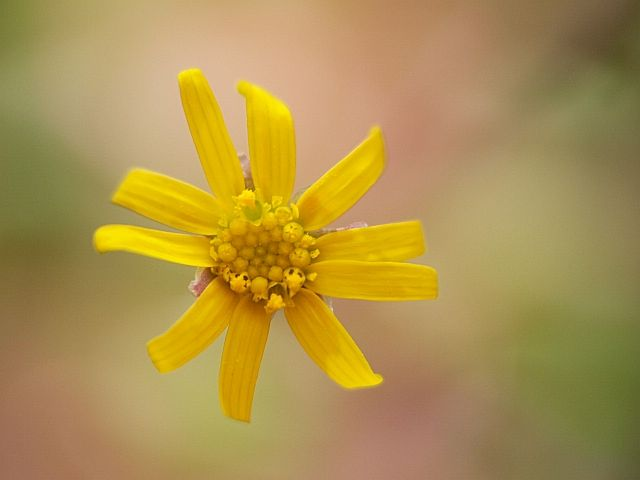
#> input picture datas/f1.jpg, 640 x 480 px
$ jupyter execute --allow-errors '06-PyCUDA-图像处理-灰度图像二值化.ipynb'   (shell and % lines are left out)
#> lines starting #> are read from the running program, lines starting #| are printed output that depends on the picture
# PyCUDA 图像处理 灰度图像二值化

[cell 1]
import pycuda.autoinit
import pycuda.driver as drv
import numpy as np
from pycuda.compiler import SourceModule
import string
import cv2
import matplotlib.pyplot as plt
from matplotlib import  animation

[cell 2]
def load_kernel_from_file(fname,kname):
    sources = None
    kernel = None
    with open(fname,encoding='utf-8') as f:
        sources = f.read() # 通过str函数转换为unicode编码
        sm = SourceModule(str(sources))
        kernel = sm.get_function(kname)
    return kernel

def load_kernel_from_string(sources,kname):
    sm = SourceModule(str(sources))
    kernel = sm.get_function(kname)
    return kernel

#> (a cell that did not finish here is left out)

[cell 4]
src = cv2.imread('../../datas/f1.jpg',0)
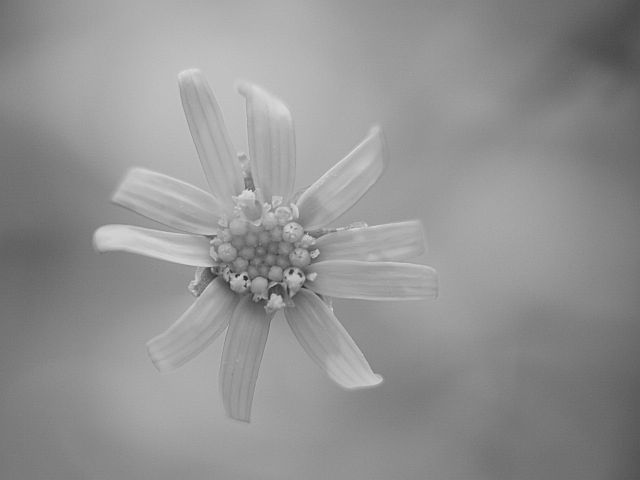
#> src: shape (480, 640); min 34, max 226, mean 146.3

[cell 5]
dst = np.zeros_like(src)

[cell 6]
rows,cols = src.shape
#> rows = 480; cols = 640
block = (32,32,1)
grid = (int(cols / block[0]),int(rows / block[1]), 1)
#> grid = (20, 15, 1)

#> (a cell that did not finish here is left out)

[cell 8]
plt.subplot(121)
plt.imshow(src,'gray')
plt.title('SRC')
plt.subplot(122)
plt.imshow(dst,'gray')
plt.title('Threshold')
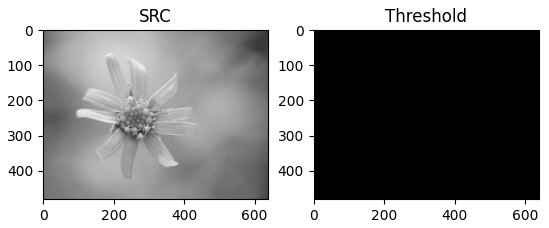
#> figure drawn by matplotlib, 2 panels

[cell 9]
dst = np.zeros_like(src)

#> (a cell that did not finish here is left out)

[cell 11]
plt.subplot(121)
plt.imshow(src,'gray')
plt.title('SRC')
plt.subplot(122)
plt.imshow(dst,'gray')
plt.title('Multi-Threshold')

$ run again, with datas/f3.jpg copied over datas/f1.jpg
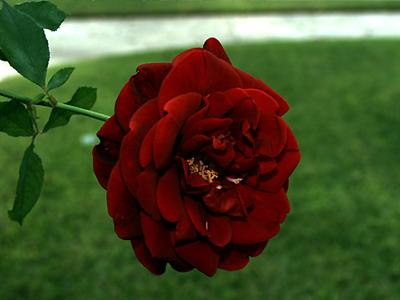
#> input picture datas/f3.jpg, 400 x 300 px
#> `src = cv2.imread('../../datas/f1.jpg',0)`:
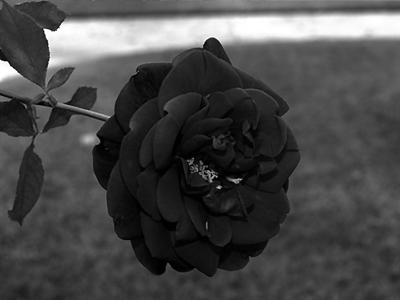
#> src: shape (300, 400); min 0, max 255, mean 72.4
#> `[cell 8] plt.subplot(121) plt.imshow(src,'gray') plt.title('SRC') plt...`:
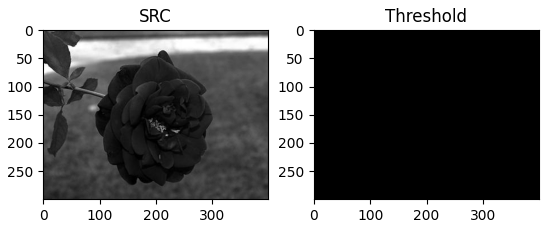
#> figure drawn by matplotlib, 2 panels

$ run again, with datas/f4.jpg copied over datas/f1.jpg
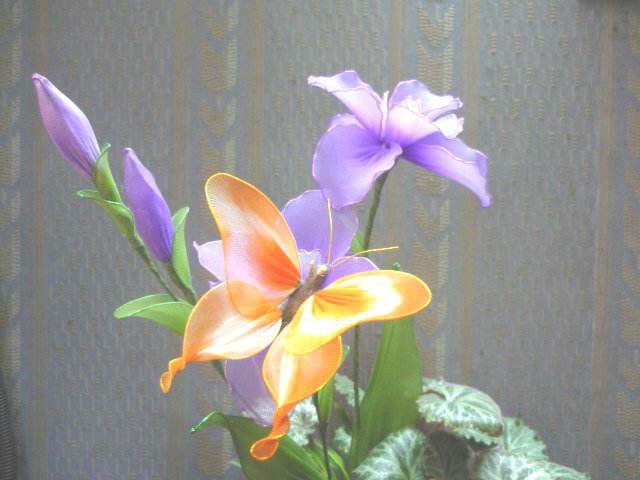
#> input picture datas/f4.jpg, 640 x 480 px
#> `src = cv2.imread('../../datas/f1.jpg',0)`:
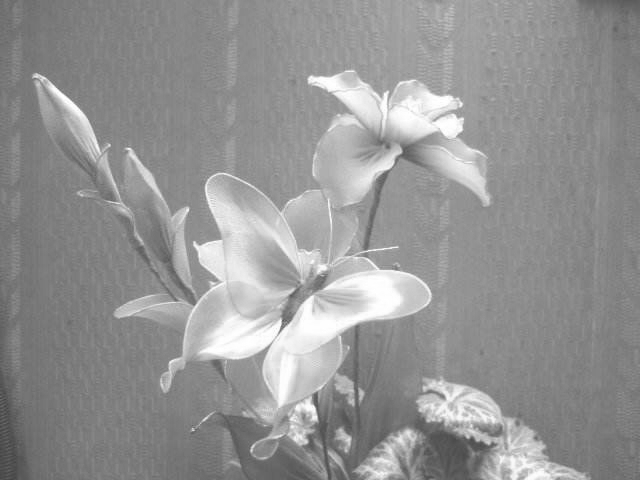
#> src: shape (480, 640); min 66, max 255, mean 147.9
#> `[cell 8] plt.subplot(121) plt.imshow(src,'gray') plt.title('SRC') plt...`:
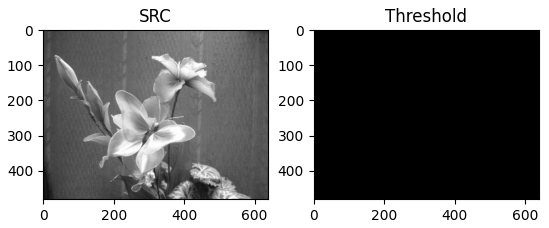
#> figure drawn by matplotlib, 2 panels
